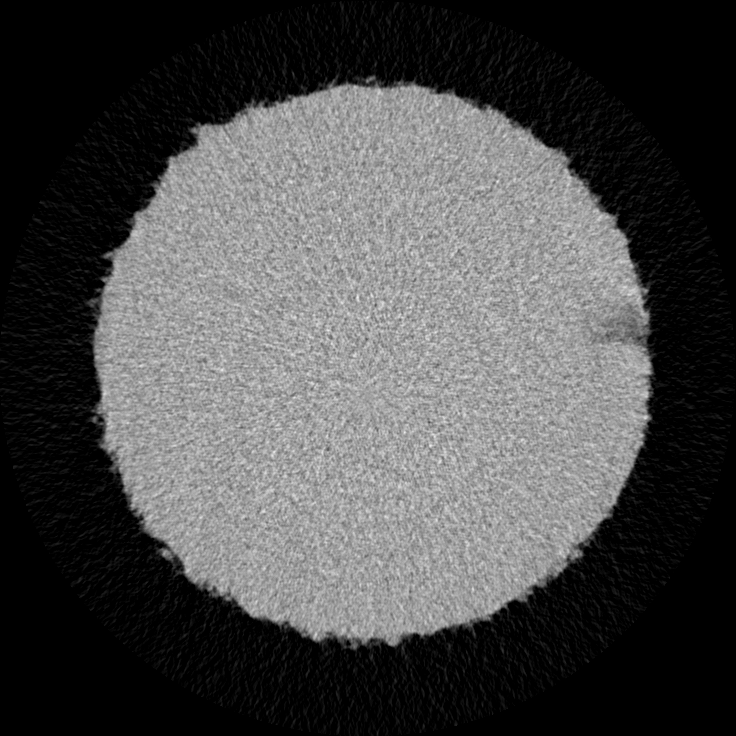
#> input picture cv_cracktest/AMG6a_130000C__rec00001230.bmp, 736 x 736 px
$ python crack_findvalue.py
#> lines starting #> are read from the running program, lines starting #| are printed output that depends on the picture; after the words box and inside, x2 and y2 are one past the last pixel; in counts of white or black regions, pixels touching at a corner belong together
import numpy as np
import cv2 as cv
from matplotlib import pyplot as plt

fname = "AMG6a_130000C__rec00001230.bmp"
img = cv.imread(fname, 0)
#> img is the input picture: shape (736, 736); min 0, max 239, mean 73.9
cv.namedWindow("image")


def nothing(x):
    pass


def image_filter(img, h, th_g):

    # apply global hist equalization
#> called with h = 0, th_g = 0
    equ = cv.equalizeHist(img)
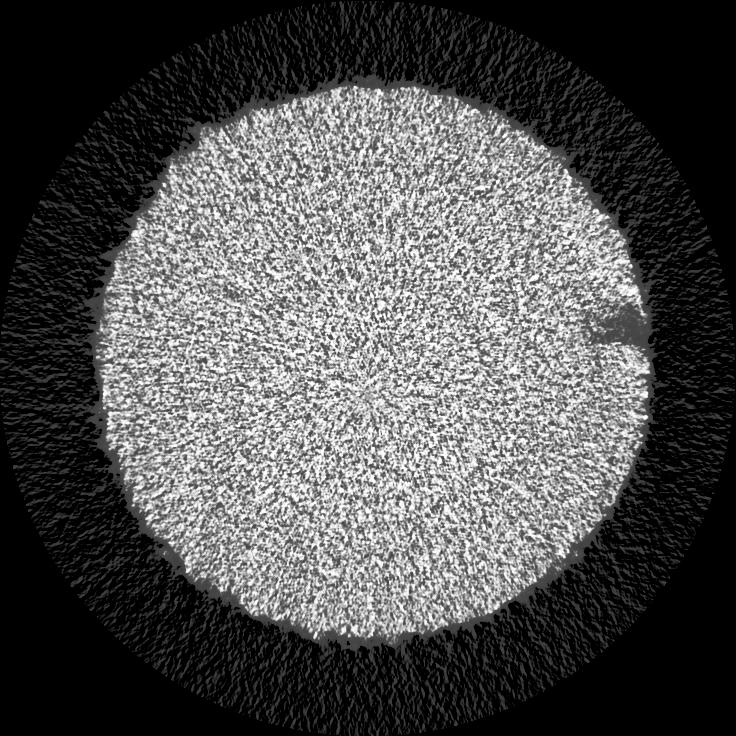
#> equ: shape (736, 736); min 0, max 255, mean 79.8
    # cv.imshow('After global hist equalization', equ)

    # denoising using gaussian filter
    gaus = cv.GaussianBlur(equ, (5, 5), 0)
    # cv.imshow('After Gaussian blur, k=5', gaus)

    # denoising using nonlocal means algorithm
    dst1 = cv.fastNlMeansDenoising(gaus, None, h, 7, 21)
    # cv.imshow('After nonlocal denoising (gaus)', dst1)

    # apply global threshhold
    _, th1 = cv.threshold(dst1, th_g, 255, cv.THRESH_BINARY)
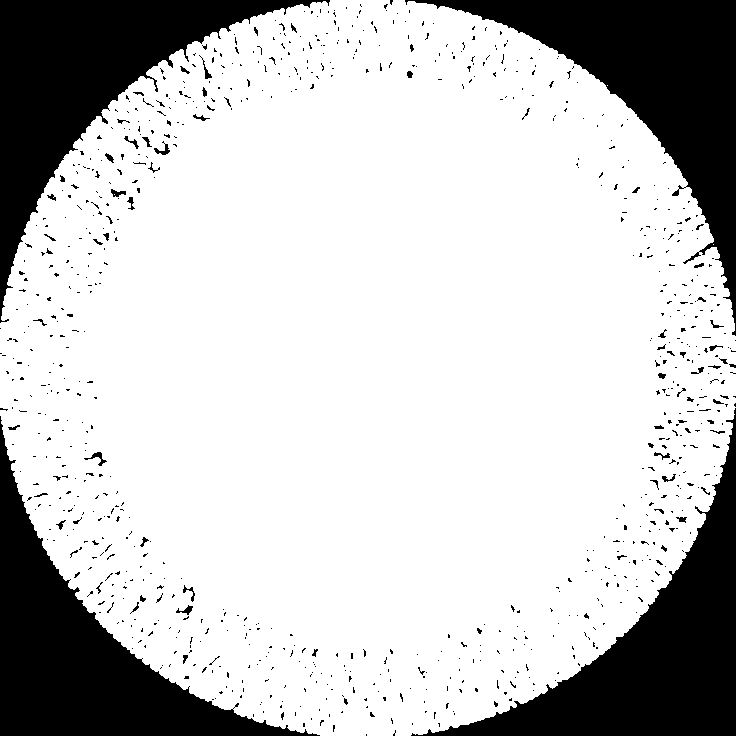
#> th1: shape (736, 736); 77.9% white; 878 black regions (812 under 20 px), largest, box (x1, y1, x2, y2) and area: (405, 0, 736, 336) 28792, (0, 0, 330, 323) 28546, (411, 408, 736, 736) 28403
    # cv.imshow('After global threshold', th1)

    # apply Otsu's binarization
    # _, th1 = cv.threshold(dst1, 0, 255, cv.THRESH_BINARY+cv.THRESH_OTSU)
    # cv.imshow('After Otsu binarization', ostu)

    return th1


# create trackbars for filter strength h and global threshold
cv.createTrackbar('h', 'image', 0, 20, nothing)
cv.createTrackbar('th_g', 'image', 0, 150, nothing)

img1 = image_filter(img, 0, 0)

while(True):
    cv.imshow('image', img1)
    k = cv.waitKey(1) & 0xFF
#> (key Esc is pressed here)
    if k == 27:
        break

    # get current positions of two trackbars
    h = cv.getTrackbarPos('h', 'image')
    th_g = cv.getTrackbarPos('th_g', 'image')

    img1 = image_filter(img, h, th_g)


cv.destroyAllWindows()
